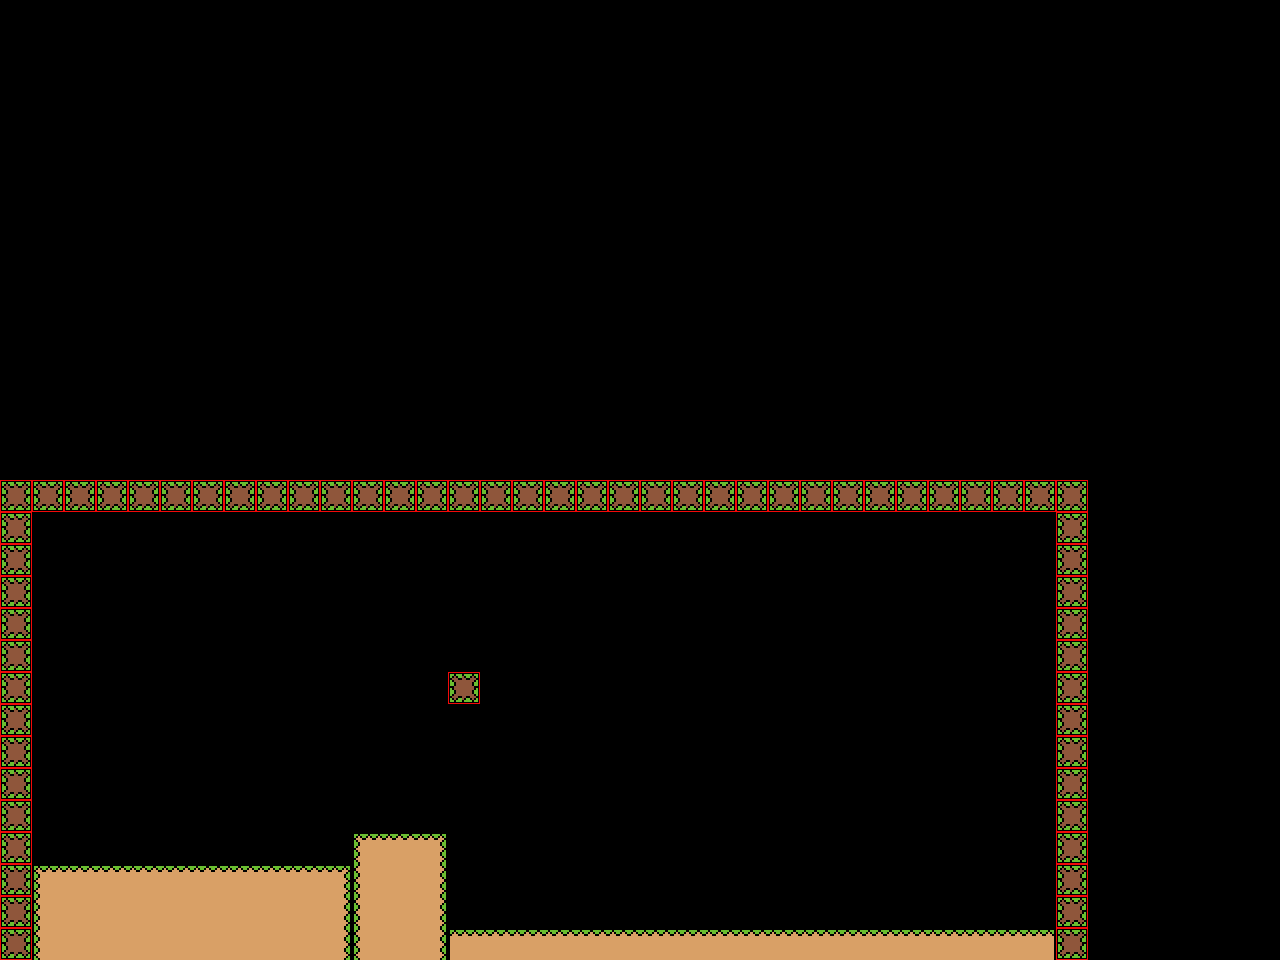

A level layout from a 2D game, rendered from its tile map. Below: a short description, then the map file with tile-grid data replaced by summaries:
An orthogonal 40x30 tile map with 32x32 px tiles, 1 tile layer (0) and 8 objects (8x block).

<map version="1.4" tiledversion="1.4.2" orientation="orthogonal" renderorder="left-down" width="40" height="30" tilewidth="32" tileheight="32" infinite="0" nextlayerid="5" nextobjectid="20">
 <tileset firstgid="1" name="tileset" tilewidth="32" tileheight="32" tilecount="9" columns="3">
  <image source="../images/tileset.png" width="96" height="96" />
 </tileset>
 <layer id="1" name="0" width="40" height="30">
  <data>[1200 cells, 124 non-empty, 9 distinct tile ids]</data>
 </layer>
 <group id="3" name="objects">
  <objectgroup id="4" name="blocks">
   <object id="8" name="block" type="block" x="0" y="480" width="32" height="480">
    <properties>
     <property name="collidable" type="bool" value="true" />
    </properties>
   </object>
   <object id="10" name="block" type="block" x="32" y="864" width="416" height="96">
    <properties>
     <property name="collidable" type="bool" value="true" />
    </properties>
   </object>
   <object id="12" name="block" type="block" x="352" y="832" width="96" height="32">
    <properties>
     <property name="collidable" type="bool" value="true" />
    </properties>
   </object>
   <object id="13" name="block" type="block" x="448" y="928" width="256" height="32">
    <properties>
     <property name="collidable" type="bool" value="true" />
    </properties>
   </object>
   <object id="14" name="block" type="block" x="1056" y="480" width="32" height="448">
    <properties>
     <property name="collidable" type="bool" value="true" />
    </properties>
   </object>
   <object id="15" name="block" type="block" x="32" y="480" width="1024" height="32">
    <properties>
     <property name="collidable" type="bool" value="true" />
    </properties>
   </object>
   <object id="18" name="block" type="block" x="448" y="672" width="32" height="32">
    <properties>
     <property name="collidable" type="bool" value="true" />
    </properties>
   </object>
   <object id="19" name="block" type="block" x="704" y="928" width="384" height="32">
    <properties>
     <property name="collidable" type="bool" value="true" />
    </properties>
   </object>
  </objectgroup>
 </group>
</map>